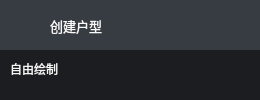
          <widget class="QWidget" name="widget" native="true">
           <property name="enabled">
            <bool>true</bool>
           </property>
           <property name="sizePolicy">
            <sizepolicy hsizetype="Fixed" vsizetype="Preferred">
             <horstretch>0</horstretch>
             <verstretch>0</verstretch>
            </sizepolicy>
           </property>
           <property name="minimumSize">
            <size>
             <width>260</width>
             <height>0</height>
            </size>
           </property>
           <property name="sizeIncrement">
            <size>
             <width>0</width>
             <height>0</height>
            </size>
           </property>
           <property name="baseSize">
            <size>
             <width>0</width>
             <height>0</height>
            </size>
           </property>
           <property name="font">
            <font>
             <family>微软雅黑</family>
             <pointsize>10</pointsize>
            </font>
           </property>
           <property name="cursor">
            <cursorShape>ArrowCursor</cursorShape>
           </property>
           <property name="autoFillBackground">
            <bool>false</bool>
           </property>
           <property name="styleSheet">
            <string notr="true"/>
           </property>
           <property name="inputMethodHints">
            <set>Qt::ImhNone</set>
           </property>
           <layout class="QVBoxLayout" name="verticalLayout">
            <property name="spacing">
             <number>0</number>
            </property>
            <property name="leftMargin">
             <number>0</number>
            </property>
            <property name="topMargin">
             <number>0</number>
            </property>
            <property name="rightMargin">
             <number>0</number>
            </property>
            <property name="bottomMargin">
             <number>0</number>
            </property>
            <item>
             <widget class="QWidget" name="drawhome_titleview" native="true">
              <property name="sizePolicy">
               <sizepolicy hsizetype="Preferred" vsizetype="Fixed">
                <horstretch>0</horstretch>
                <verstretch>0</verstretch>
               </sizepolicy>
              </property>
              <property name="minimumSize">
               <size>
                <width>0</width>
                <height>50</height>
               </size>
              </property>
              <property name="styleSheet">
               <string notr="true">#drawhome_titleview {
background-color: rgb(55, 59, 66);

}</string>
              </property>
              <widget class="QLabel" name="drawhometitle">
               <property name="geometry">
                <rect>
                 <x>50</x>
                 <y>16</y>
                 <width>61</width>
                 <height>20</height>
                </rect>
               </property>
               <property name="font">
                <font>
                 <family>微软雅黑</family>
                 <pointsize>10</pointsize>
                </font>
               </property>
               <property name="styleSheet">
                <string notr="true">#drawhometitle {
color: rgb(248, 248, 248);
}
</string>
               </property>
               <property name="text">
                <string>创建户型</string>
               </property>
              </widget>
              <widget class="QLabel" name="drawhomeimage">
               <property name="geometry">
                <rect>
                 <x>10</x>
                 <y>10</y>
                 <width>31</width>
                 <height>31</height>
                </rect>
               </property>
               <property name="styleSheet">
                <string notr="true">#drawhomeimage {
background-image: url(:/images/drawhome_title);
}</string>
               </property>
               <property name="text">
                <string/>
               </property>
              </widget>
             </widget>
            </item>
            <item>
             <widget class="QWidget" name="drawhomebuttonview" native="true">
              <property name="styleSheet">
               <string notr="true">#drawhomebuttonview {
background-color: rgb(28, 29, 32)
}</string>
              </property>
              <widget class="QWidget" name="gridLayoutWidget">
               <property name="geometry">
                <rect>
                 <x>10</x>
                 <y>40</y>
                 <width>241</width>
                 <height>73</height>
                </rect>
               </property>
               <layout class="QGridLayout" name="gridLayout">
                <item row="1" column="0">
                 <widget class="QLabel" name="label_2">
                  <property name="font">
                   <font>
                    <family>微软雅黑</family>
                   </font>
                  </property>
                  <property name="styleSheet">
                   <string notr="true">#label_2 {
color: rgb(229, 229, 229);
}</string>
                  </property>
                  <property name="text">
                   <string>墙</string>
                  </property>
                  <property name="alignment">
                   <set>Qt::AlignCenter</set>
                  </property>
                 </widget>
                </item>
                <item row="1" column="2">
                 <widget class="QLabel" name="label_4">
                  <property name="font">
                   <font>
                    <family>微软雅黑</family>
                   </font>
                  </property>
                  <property name="styleSheet">
                   <string notr="true">#label_4 {
color: rgb(229, 229, 229);
}</string>
                  </property>
                  <property name="text">
                   <string>区域</string>
                  </property>
                  <property name="alignment">
                   <set>Qt::AlignCenter</set>
                  </property>
                 </widget>
                </item>
                <item row="1" column="1">
                 <widget class="QLabel" name="label_3">
                  <property name="font">
                   <font>
                    <family>微软雅黑</family>
                   </font>
                  </property>
                  <property name="styleSheet">
                   <string notr="true">#label_3 {
color: rgb(245, 245, 245);
}</string>
                  </property>
                  <property name="text">
                   <string>房间</string>
                  </property>
                  <property name="alignment">
                   <set>Qt::AlignCenter</set>
                  </property>
                 </widget>
                </item>
                <item row="0" column="0">
                 <widget class="QPushButton" name="p_1">
                  <property name="enabled">
                   <bool>true</bool>
                  </property>
                  <property name="sizePolicy">
                   <sizepolicy hsizetype="Fixed" vsizetype="Fixed">
                    <horstretch>0</horstretch>
                    <verstretch>0</verstretch>
                   </sizepolicy>
                  </property>
                  <property name="minimumSize">
                   <size>
                    <width>48</width>
                    <height>48</height>
                   </size>
                  </property>
                  <property name="maximumSize">
                   <size>
                    <width>48</width>
                    <height>48</height>
                   </size>
                  </property>
                  <property name="cursor">
                   <cursorShape>PointingHandCursor</cursorShape>
                  </property>
                  <property name="styleSheet">
                   <string notr="true">#p_1 {
border-radius: 0;
background-color: rgb(28, 29, 32);
border:0;
}

#p_1:hover {
border-image:url(:/images/drawwallselectd);
}</string>
                  </property>
                  <property name="text">
                   <string/>
                  </property>
                  <property name="icon">
                   <iconset resource="../../res.qrc">
                    <normaloff>:/images/drawline</normaloff>:/images/drawline</iconset>
                  </property>
                  <property name="iconSize">
                   <size>
                    <width>48</width>
                    <height>48</height>
                   </size>
                  </property>
                 </widget>
                </item>
                <item row="0" column="1">
                 <widget class="QPushButton" name="p_2">
                  <property name="enabled">
                   <bool>true</bool>
                  </property>
                  <property name="sizePolicy">
                   <sizepolicy hsizetype="Fixed" vsizetype="Fixed">
                    <horstretch>0</horstretch>
                    <verstretch>0</verstretch>
                   </sizepolicy>
                  </property>
                  <property name="minimumSize">
                   <size>
                    <width>48</width>
                    <height>48</height>
                   </size>
                  </property>
                  <property name="maximumSize">
                   <size>
                    <width>48</width>
                    <height>48</height>
                   </size>
                  </property>
                  <property name="cursor">
                   <cursorShape>PointingHandCursor</cursorShape>
                  </property>
                  <property name="layoutDirection">
                   <enum>Qt::LeftToRight</enum>
                  </property>
                  <property name="styleSheet">
                   <string notr="true">#p_2 {
border-radius: 0;
background-color: rgb(28, 29, 32);
border:0;
}

#p_2:hover {
border-image:url(:/images/drawhomeselectd);
}</string>
                  </property>
                  <property name="text">
                   <string/>
                  </property>
                  <property name="icon">
                   <iconset resource="../../res.qrc">
                    <normaloff>:/images/drawhome</normaloff>:/images/drawhome</iconset>
                  </property>
                  <property name="iconSize">
                   <size>
                    <width>48</width>
                    <height>48</height>
                   </size>
                  </property>
                 </widget>
                </item>
                <item row="0" column="2">
                 <widget class="QPushButton" name="p_3">
                  <property name="enabled">
                   <bool>true</bool>
                  </property>
                  <property name="sizePolicy">
                   <sizepolicy hsizetype="Fixed" vsizetype="Fixed">
                    <horstretch>0</horstretch>
                    <verstretch>0</verstretch>
                   </sizepolicy>
                  </property>
                  <property name="minimumSize">
                   <size>
                    <width>48</width>
                    <height>48</height>
                   </size>
                  </property>
                  <property name="maximumSize">
                   <size>
                    <width>48</width>
                    <height>48</height>
                   </size>
                  </property>
                  <property name="layoutDirection">
                   <enum>Qt::LeftToRight</enum>
                  </property>
                  <property name="styleSheet">
                   <string notr="true">#p_3 {
border-radius: 0;
background-color: rgb(28, 29, 32);
border:0;
}</string>
                  </property>
                  <property name="text">
                   <string/>
                  </property>
                  <property name="icon">
                   <iconset resource="../../res.qrc">
                    <normaloff>:/images/drawquyu</normaloff>:/images/drawquyu</iconset>
                  </property>
                  <property name="iconSize">
                   <size>
                    <width>48</width>
                    <height>48</height>
                   </size>
                  </property>
                 </widget>
                </item>
               </layout>
              </widget>
              <widget class="QLabel" name="l_5">
               <property name="geometry">
                <rect>
                 <x>10</x>
                 <y>10</y>
                 <width>48</width>
                 <height>17</height>
                </rect>
               </property>
               <property name="font">
                <font>
                 <family>微软雅黑</family>
                </font>
               </property>
               <property name="styleSheet">
                <string>#l_5 {
color: rgb(245, 245, 245);
}</string>
               </property>
               <property name="text">
                <string>自由绘制</string>
               </property>
              </widget>
              <widget class="QWidget" name="gridLayoutWidget_2">
               <property name="geometry">
                <rect>
                 <x>10</x>
                 <y>170</y>
                 <width>241</width>
                 <height>150</height>
                </rect>
               </property>
               <layout class="QGridLayout" name="gridLayout_2">
                <item row="3" column="0">
                 <widget class="QLabel" name="label_8">
                  <property name="font">
                   <font>
                    <family>微软雅黑</family>
                   </font>
                  </property>
                  <property name="styleSheet">
                   <string notr="true">#label_8 {
color: rgb(229, 229, 229);
}</string>
                  </property>
                  <property name="text">
                   <string>窗</string>
                  </property>
                  <property name="alignment">
                   <set>Qt::AlignCenter</set>
                  </property>
                 </widget>
                </item>
                <item row="1" column="2">
                 <widget class="QLabel" name="label_6">
                  <property name="font">
                   <font>
                    <family>微软雅黑</family>
                   </font>
                  </property>
                  <property name="styleSheet">
                   <string notr="true">#label_6 {
color: rgb(229, 229, 229);
}</string>
                  </property>
                  <property name="text">
                   <string>移门</string>
                  </property>
                  <property name="alignment">
                   <set>Qt::AlignCenter</set>
                  </property>
                 </widget>
                </item>
                <item row="1" column="0">
                 <widget class="QLabel" name="label_5">
                  <property name="font">
                   <font>
                    <family>微软雅黑</family>
                   </font>
                  </property>
                  <property name="styleSheet">
                   <string notr="true">#label_5 {
color: rgb(229, 229, 229);
}</string>
                  </property>
                  <property name="text">
                   <string>单开门</string>
                  </property>
                  <property name="alignment">
                   <set>Qt::AlignCenter</set>
                  </property>
                 </widget>
                </item>
                <item row="1" column="1">
                 <widget class="QLabel" name="label_7">
                  <property name="font">
                   <font>
                    <family>微软雅黑</family>
                   </font>
                  </property>
                  <property name="styleSheet">
                   <string notr="true">#label_7 {
color: rgb(245, 245, 245);
}</string>
                  </property>
                  <property name="text">
                   <string>双开门</string>
                  </property>
                  <property name="alignment">
                   <set>Qt::AlignCenter</set>
                  </property>
                 </widget>
                </item>
                <item row="3" column="1">
                 <widget class="QLabel" name="label_9">
                  <property name="font">
                   <font>
                    <family>微软雅黑</family>
                   </font>
                  </property>
                  <property name="styleSheet">
                   <string notr="true">#label_9 {
color: rgb(229, 229, 229);
}</string>
                  </property>
                  <property name="text">
                   <string>飘窗</string>
                  </property>
                  <property name="alignment">
                   <set>Qt::AlignCenter</set>
                  </property>
                 </widget>
                </item>
                <item row="3" column="2">
                 <widget class="QLabel" name="label_10">
                  <property name="font">
                   <font>
                    <family>微软雅黑</family>
                   </font>
                  </property>
                  <property name="styleSheet">
                   <string notr="true">#label_10 {
color: rgb(229, 229, 229);
}</string>
                  </property>
                  <property name="text">
                   <string>落地窗</string>
                  </property>
                  <property name="alignment">
                   <set>Qt::AlignCenter</set>
                  </property>
                 </widget>
                </item>
                <item row="0" column="0">
                 <widget class="QPushButton" name="p_4">
                  <property name="enabled">
                   <bool>true</bool>
                  </property>
                  <property name="sizePolicy">
                   <sizepolicy hsizetype="Fixed" vsizetype="Fixed">
                    <horstretch>0</horstretch>
                    <verstretch>0</verstretch>
                   </sizepolicy>
                  </property>
                  <property name="minimumSize">
                   <size>
                    <width>48</width>
                    <height>48</height>
                   </size>
                  </property>
                  <property name="maximumSize">
                   <size>
                    <width>48</width>
                    <height>48</height>
                   </size>
                  </property>
                  <property name="cursor">
                   <cursorShape>PointingHandCursor</cursorShape>
                  </property>
                  <property name="mouseTracking">
                   <bool>false</bool>
                  </property>
                  <property name="styleSheet">
                   <string notr="true">#p_4 {
border-radius: 0;
background-color: rgb(28, 29, 32);
border:0;
}

#p_4:hover {
border-image:url(:/images/doorselectd);
}</string>
                  </property>
                  <property name="text">
                   <string/>
                  </property>
                  <property name="icon">
                   <iconset resource="../../res.qrc">
                    <normaloff>:/images/door</normaloff>:/images/door</iconset>
                  </property>
                  <property name="iconSize">
                   <size>
                    <width>48</width>
                    <height>48</height>
                   </size>
                  </property>
                 </widget>
                </item>
                <item row="0" column="1">
                 <widget class="QPushButton" name="p_5">
                  <property name="enabled">
                   <bool>true</bool>
                  </property>
                  <property name="sizePolicy">
                   <sizepolicy hsizetype="Fixed" vsizetype="Fixed">
                    <horstretch>0</horstretch>
                    <verstretch>0</verstretch>
                   </sizepolicy>
                  </property>
                  <property name="minimumSize">
                   <size>
                    <width>48</width>
                    <height>48</height>
                   </size>
                  </property>
                  <property name="maximumSize">
                   <size>
                    <width>48</width>
                    <height>48</height>
                   </size>
                  </property>
                  <property name="mouseTracking">
                   <bool>false</bool>
                  </property>
                  <property name="layoutDirection">
                   <enum>Qt::LeftToRight</enum>
                  </property>
                  <property name="styleSheet">
                   <string notr="true">#p_5 {
border-radius: 0;
background-color: rgb(28, 29, 32);
border:0;
}</string>
                  </property>
                  <property name="text">
                   <string/>
                  </property>
                  <property name="icon">
                   <iconset resource="../../res.qrc">
                    <normaloff>:/images/2door</normaloff>:/images/2door</iconset>
                  </property>
                  <property name="iconSize">
                   <size>
                    <width>48</width>
                    <height>48</height>
                   </size>
                  </property>
                 </widget>
                </item>
                <item row="0" column="2">
                 <widget class="QPushButton" name="p_6">
                  <property name="enabled">
                   <bool>true</bool>
                  </property>
                  <property name="sizePolicy">
                   <sizepolicy hsizetype="Fixed" vsizetype="Fixed">
                    <horstretch>0</horstretch>
                    <verstretch>0</verstretch>
                   </sizepolicy>
                  </property>
                  <property name="minimumSize">
                   <size>
                    <width>48</width>
                    <height>48</height>
                   </size>
                  </property>
                  <property name="maximumSize">
                   <size>
                    <width>48</width>
                    <height>48</height>
                   </size>
                  </property>
                  <property name="mouseTracking">
                   <bool>false</bool>
                  </property>
                  <property name="layoutDirection">
                   <enum>Qt::LeftToRight</enum>
                  </property>
                  <property name="styleSheet">
                   <string notr="true">#p_6 {
border-radius: 0;
background-color: rgb(28, 29, 32);
border:0;
}</string>
                  </property>
                  <property name="text">
                   <string/>
                  </property>
                  <property name="icon">
                   <iconset resource="../../res.qrc">
                    <normaloff>:/images/movedoor</normaloff>:/images/movedoor</iconset>
                  </property>
                  <property name="iconSize">
                   <size>
                    <width>48</width>
                    <height>48</height>
                   </size>
                  </property>
                 </widget>
                </item>
                <item row="2" column="0">
                 <widget class="QPushButton" name="p_7">
                  <property name="enabled">
                   <bool>true</bool>
                  </property>
                  <property name="sizePolicy">
                   <sizepolicy hsizetype="Fixed" vsizetype="Fixed">
                    <horstretch>0</horstretch>
                    <verstretch>0</verstretch>
                   </sizepolicy>
                  </property>
                  <property name="minimumSize">
                   <size>
                    <width>48</width>
                    <height>48</height>
                   </size>
                  </property>
                  <property name="maximumSize">
                   <size>
                    <width>48</width>
                    <height>48</height>
                   </size>
                  </property>
                  <property name="mouseTracking">
                   <bool>false</bool>
                  </property>
                  <property name="styleSheet">
                   <string notr="true">#p_7 {
border-radius: 0;
background-color: rgb(28, 29, 32);
border:0;
}</string>
                  </property>
                  <property name="text">
                   <string/>
                  </property>
                  <property name="icon">
                   <iconset resource="../../res.qrc">
                    <normaloff>:/images/window</normaloff>:/images/window</iconset>
                  </property>
                  <property name="iconSize">
                   <size>
                    <width>48</width>
                    <height>48</height>
                   </size>
                  </property>
                 </widget>
                </item>
                <item row="2" column="1">
                 <widget class="QPushButton" name="p_8">
                  <property name="enabled">
                   <bool>true</bool>
                  </property>
                  <property name="sizePolicy">
                   <sizepolicy hsizetype="Fixed" vsizetype="Fixed">
                    <horstretch>0</horstretch>
                    <verstretch>0</verstretch>
                   </sizepolicy>
                  </property>
                  <property name="minimumSize">
                   <size>
                    <width>48</width>
                    <height>48</height>
                   </size>
                  </property>
                  <property name="maximumSize">
                   <size>
                    <width>48</width>
                    <height>48</height>
                   </size>
                  </property>
                  <property name="mouseTracking">
                   <bool>false</bool>
                  </property>
                  <property name="styleSheet">
                   <string notr="true">#p_8 {
border-radius: 0;
background-color: rgb(28, 29, 32);
border:0;
}</string>
                  </property>
                  <property name="text">
                   <string/>
                  </property>
                  <property name="icon">
                   <iconset resource="../../res.qrc">
                    <normaloff>:/images/taquilla</normaloff>:/images/taquilla</iconset>
                  </property>
                  <property name="iconSize">
                   <size>
                    <width>48</width>
                    <height>48</height>
                   </size>
                  </property>
                 </widget>
                </item>
                <item row="2" column="2">
                 <widget class="QPushButton" name="p_9">
                  <property name="enabled">
                   <bool>true</bool>
                  </property>
                  <property name="sizePolicy">
                   <sizepolicy hsizetype="Fixed" vsizetype="Fixed">
                    <horstretch>0</horstretch>
                    <verstretch>0</verstretch>
                   </sizepolicy>
                  </property>
                  <property name="minimumSize">
                   <size>
                    <width>48</width>
                    <height>48</height>
                   </size>
                  </property>
                  <property name="maximumSize">
                   <size>
                    <width>48</width>
                    <height>48</height>
                   </size>
                  </property>
                  <property name="mouseTracking">
                   <bool>false</bool>
                  </property>
                  <property name="styleSheet">
                   <string notr="true">#p_9 {
border-radius: 0;
background-color: rgb(28, 29, 32);
border:0;
}</string>
                  </property>
                  <property name="text">
                   <string/>
                  </property>
                  <property name="icon">
                   <iconset resource="../../res.qrc">
                    <normaloff>:/images/ground_window</normaloff>:/images/ground_window</iconset>
                  </property>
                  <property name="iconSize">
                   <size>
                    <width>48</width>
                    <height>48</height>
                   </size>
                  </property>
                 </widget>
                </item>
               </layout>
              </widget>
              <widget class="QLabel" name="l_6">
               <property name="geometry">
                <rect>
                 <x>10</x>
                 <y>140</y>
                 <width>51</width>
                 <height>17</height>
                </rect>
               </property>
               <property name="font">
                <font>
                 <family>微软雅黑</family>
                </font>
               </property>
               <property name="styleSheet">
                <string notr="true">#l_6 {
color: rgb(245, 245, 245);
}</string>
               </property>
               <property name="text">
                <string>开门窗</string>
               </property>
              </widget>
              <widget class="QLabel" name="l_7">
               <property name="geometry">
                <rect>
                 <x>10</x>
                 <y>350</y>
                 <width>48</width>
                 <height>17</height>
                </rect>
               </property>
               <property name="font">
                <font>
                 <family>微软雅黑</family>
                </font>
               </property>
               <property name="styleSheet">
                <string notr="true">#l_7 {
color: rgb(245, 245, 245);
}</string>
               </property>
               <property name="text">
                <string>自由绘制</string>
               </property>
              </widget>
              <widget class="QWidget" name="gridLayoutWidget_3">
               <property name="geometry">
                <rect>
                 <x>10</x>
                 <y>380</y>
                 <width>241</width>
                 <height>73</height>
                </rect>
               </property>
               <layout class="QGridLayout" name="gridLayout_3">
                <item row="1" column="0">
                 <widget class="QLabel" name="label_11">
                  <property name="font">
                   <font>
                    <family>微软雅黑</family>
                   </font>
                  </property>
                  <property name="styleSheet">
                   <string notr="true">#label_11 {
color: rgb(229, 229, 229);
}</string>
                  </property>
                  <property name="text">
                   <string>梁</string>
                  </property>
                  <property name="alignment">
                   <set>Qt::AlignCenter</set>
                  </property>
                 </widget>
                </item>
                <item row="0" column="0">
                 <widget class="QPushButton" name="p_10">
                  <property name="enabled">
                   <bool>true</bool>
                  </property>
                  <property name="sizePolicy">
                   <sizepolicy hsizetype="Fixed" vsizetype="Fixed">
                    <horstretch>0</horstretch>
                    <verstretch>0</verstretch>
                   </sizepolicy>
                  </property>
                  <property name="minimumSize">
                   <size>
                    <width>48</width>
                    <height>48</height>
                   </size>
                  </property>
                  <property name="maximumSize">
                   <size>
                    <width>48</width>
                    <height>48</height>
                   </size>
                  </property>
                  <property name="cursor">
                   <cursorShape>PointingHandCursor</cursorShape>
                  </property>
                  <property name="styleSheet">
                   <string notr="true">#p_10 {
border-radius: 0;
background-color: rgb(28, 29, 32);
border:0;
}

#p_10:hover {
border-image:url(:/images/drawwallselectd);
}</string>
                  </property>
                  <property name="text">
                   <string/>
                  </property>
                  <property name="icon">
                   <iconset resource="../../res.qrc">
                    <normaloff>:/images/drawline</normaloff>:/images/drawline</iconset>
                  </property>
                  <property name="iconSize">
                   <size>
                    <width>48</width>
                    <height>48</height>
                   </size>
                  </property>
                 </widget>
                </item>
               </layout>
              </widget>
             </widget>
            </item>
           </layout>
          </widget>
